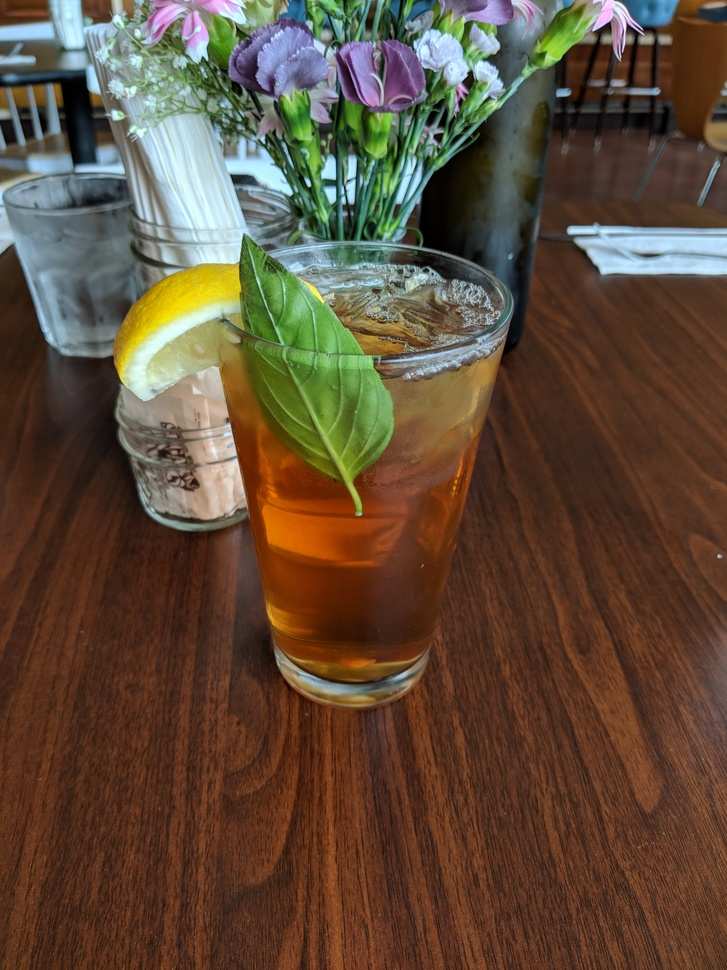
#> input picture drink_one.jpg, 727 x 970 px, shrunk from 3000 x 4000 before the run
$ python main.py
#> lines starting #> are read from the running program, lines starting #| are printed output that depends on the picture
#!/usr/bin/env python3

import numpy as np
import cv2
import matplotlib.pyplot as plt

img_left = cv2.imread('drink_one.jpg', cv2.IMREAD_GRAYSCALE)
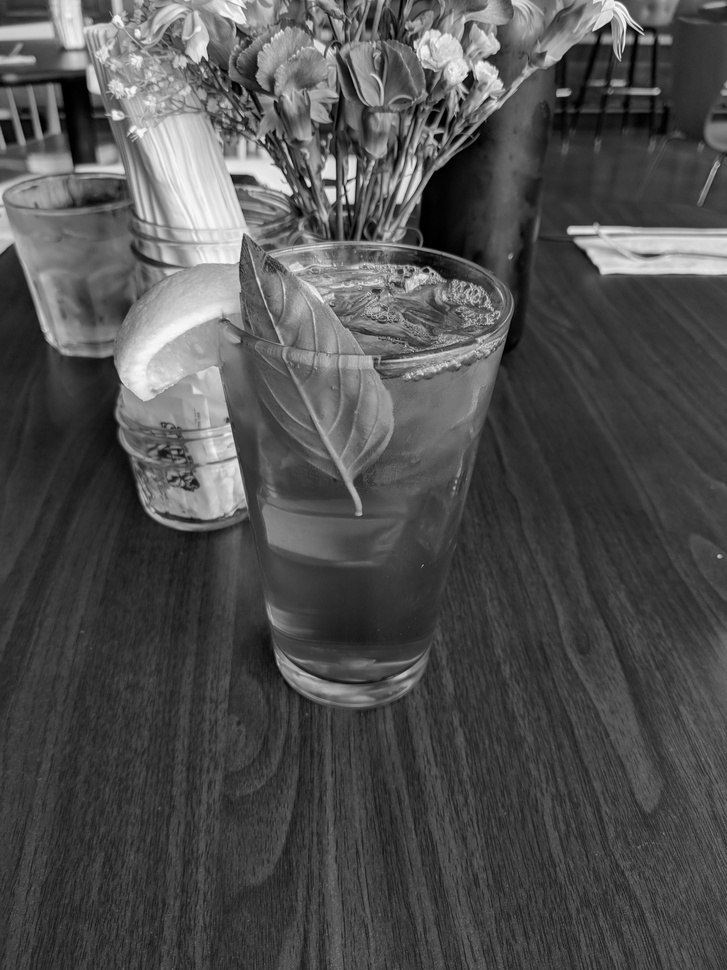
#> img_left: shape (970, 727); min 0, max 255, mean 79.9
img_right = cv2.imread('drink_two.jpg', cv2.IMREAD_GRAYSCALE)
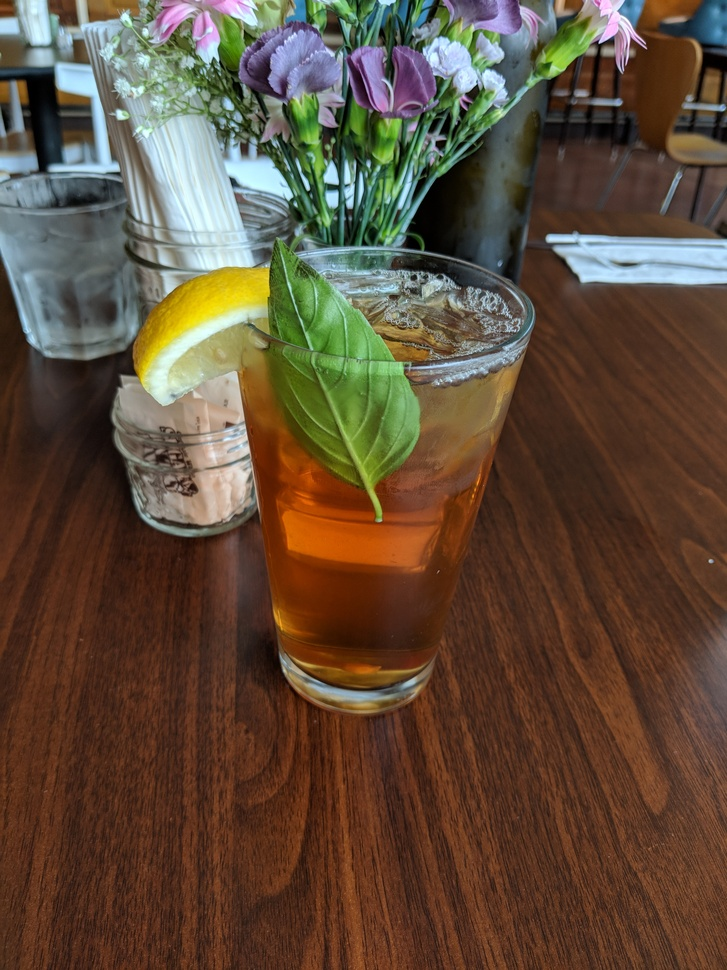
#> input picture drink_two.jpg, 727 x 970 px, shrunk from 3000 x 4000 before the run
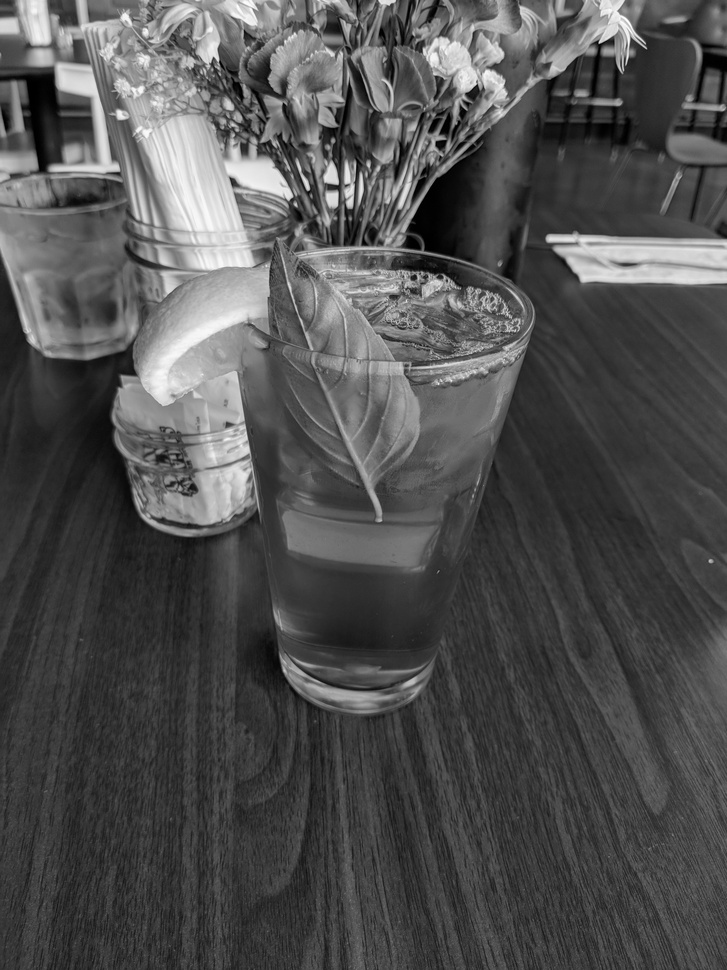
#> img_right: shape (970, 727); min 0, max 255, mean 80.5

img_left = cv2.GaussianBlur(img_left, (9, 9), 0)
img_right = cv2.GaussianBlur(img_right, (9, 9), 0)

# [12 lines of commented-out code are left out]
orb = cv2.ORB_create()

# Find the keypoints and descriptors with ORB
kp_left, des_left = orb.detectAndCompute(img_left,None)
#> kp_left = 500 keypoints; strongest (x, y, size): (234, 177, 77.1), (233, 176, 92.6), (471, 73, 64.3), (232, 176, 64.3)
kp_right, des_right = orb.detectAndCompute(img_right,None)
#> kp_right = 500 keypoints; strongest (x, y, size): (331, 176, 92.6), (331, 197, 92.6), (338, 187, 64.3), (549, 239, 92.6)

# create BFMatcher object
bf = cv2.BFMatcher(cv2.NORM_HAMMING, crossCheck=True)
# Match descriptors.
matches = bf.match(des_left, des_right)
#> matches = 203 matches
# Sort them in the order of their distance.
matches = sorted(matches, key = lambda x: x.distance)
# Draw first 10 matches.
img_combined = np.zeros(img_left.shape)
img_combined = cv2.drawMatches(img_left, kp_left,
                               img_right, kp_right,
                               matches[:10], img_combined, flags=2)
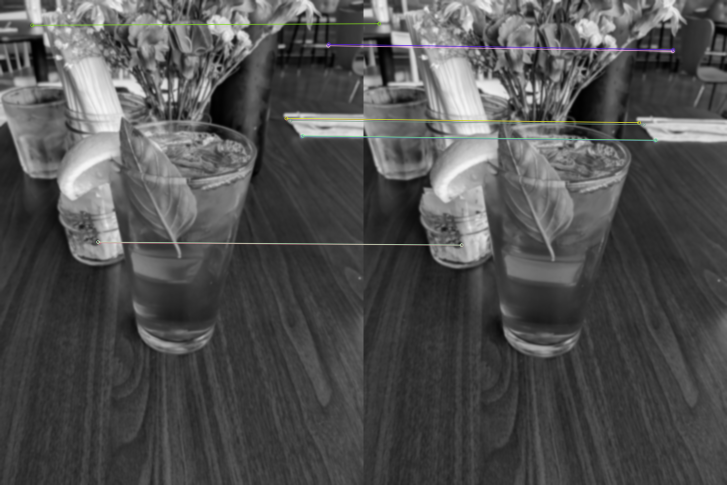
#> img_combined: shape (970, 1454, 3) (shown at 1/2 size); mean of channels 0, 1, 2 80.4, 80.6, 80.5; drawn as B, G, R

plt.imshow(img_combined)
plt.show()
